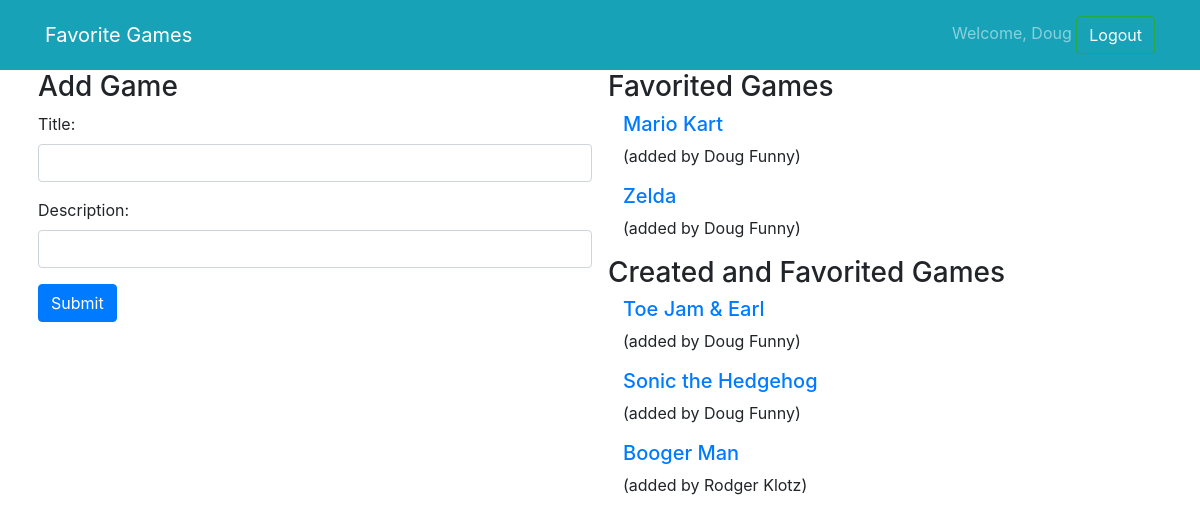
/games (signed in), run on an earlier commit of the app's database.
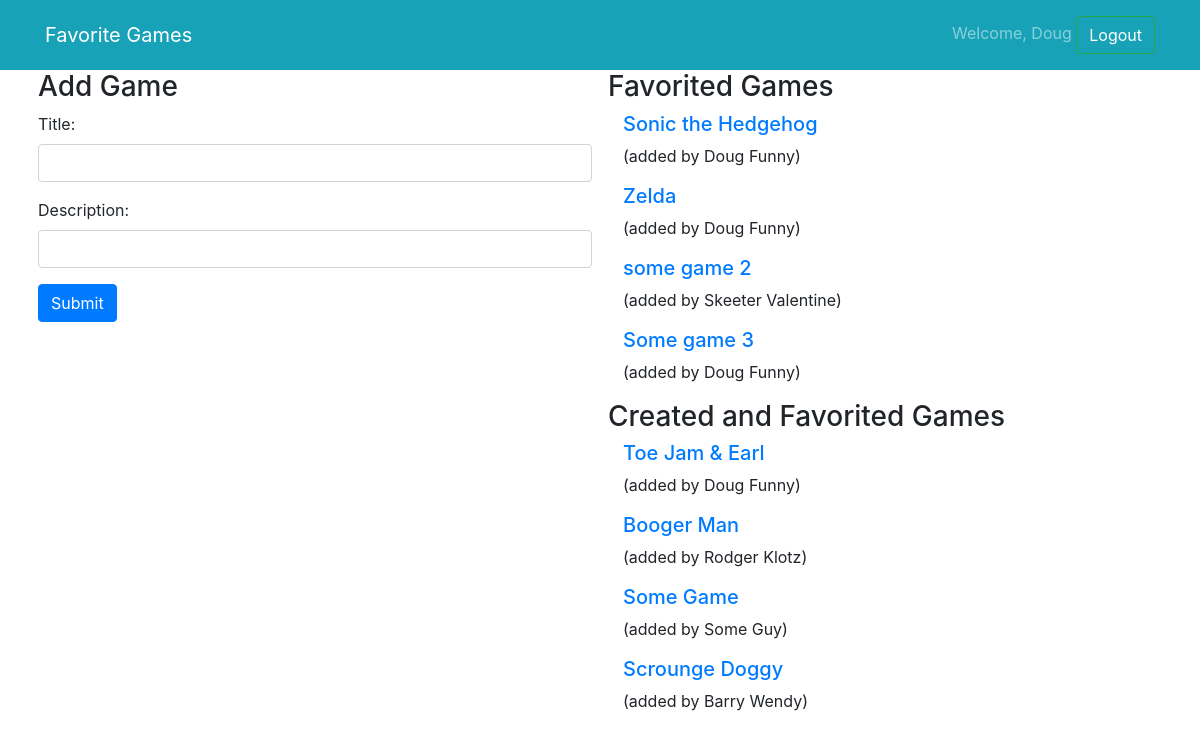
And on a later commit of the database.
### gamerz_chat_app/models.py (models this page shows)
class User(models.Model):
    first_name = models.CharField(max_length=255)
    last_name = models.CharField(max_length=255)
    email = models.EmailField(max_length=255)
    password = models.CharField(max_length=255)
    created_at = models.DateField(auto_now_add=True)
    updated_at = models.DateField(auto_now=True)
    objects = UserManager()

class Game(models.Model):
    title = models.CharField(max_length=255)
    description = models.CharField(max_length=255)
    creator = models.ForeignKey(User, related_name="has_created_games", on_delete=models.CASCADE)
    favorited_by = models.ManyToManyField(User, related_name="favorited_games")
    created_at = models.DateField(auto_now_add=True)
    updated_at = models.DateField(auto_now=True)
    objects = GameManager()

### gamerz_chat_app/views.py (the view)
# urls.py: path("games", views.game_all),
def game_all(request):
    if "user_id" not in request.session:
        return redirect('/')
    else:
        context = {
            'all_games': Game.objects.all(),
            'this_user': User.objects.get(id=request.session['user_id'])
        }
        return render(request, 'games/game_all.html', context)

### gamerz_chat_app/templates/games/game_all.html (shortened to what this page needs)
<!DOCTYPE html>
<html lang="en">
<head>
    <link rel="stylesheet" href="https://stackpath.bootstrapcdn.com/bootstrap/4.3.1/css/bootstrap.min.css"
>
</head>
<body>
    <nav class="navbar navbar-expand-lg navbar-dark bg-info">
        <div class="container">
            <a class="navbar-brand" href="#">Favorite Games</a>
            <div class="collapse navbar-collapse" id="navbarText">
                <span class="navbar-text">
                    Welcome, {{request.session.greeting}} </a> <a href="/logout" role="button"
                        class="btn btn-outline-success">Logout</a>
                </span>
            </div>
        </div>
    </nav>
    <div class="container">
        <div class="row">
            <div class="col-6 px-2">
                <h3>Add Game</h3>
                <form action="/games/create" method="post">
                    <div class="form-group">
                        <label for="title">Title:</label>
                        <input type="text" class="form-control" name="title">
                    </div>
                    <div class="form-group">
                        <label for="description">Description:</label>
                        <input type="text" class="form-control" name="description">
                    </div>
                    <button type="submit" class="btn btn-primary">Submit</button>
                </form>
            </div>
            <div class="col-6 px-2">
                <h3>Favorited Games</h3>
                {% for game in all_games %}
                {% if this_user in game.favorited_by.all %}
                <div class="container">
                    <h5><a href="/games/{{game.id}}">{{game.title}}</a></h5>
                    <p>(added by {{game.creator.first_name}} {{game.creator.last_name}})</p>
                </div>
                {% endif %}
                {% endfor %}
                <h3>Created and Favorited Games</h3>
                {% for game in all_games %}
                {% if this_user not in game.favorited_by.all %}
                <div class="container">
                    <h5><a href="/games/{{game.id}}">{{game.title}}</a></h5>
                    <p>(added by {{game.creator.first_name}} {{game.creator.last_name}})</p>
                </div>
                {% endif %}
                {% endfor %}
            </div>
        </div>
    </div>
</body>
</html>

What changed in the data, as far as the page shows it:
removed Game: title "Mario Kart", creator.first_name "Doug", creator.last_name "Funny", shown under "Favorited Games"
changed Game "Sonic the Hedgehog": moves from the list under "Created and Favorited Games" to the list under "Favorited Games"
added Game: title "some game 2", creator.first_name "Skeeter", creator.last_name "Valentine", shown under "Favorited Games"
added Game: title "Some game 3", creator.first_name "Doug", creator.last_name "Funny", shown under "Favorited Games"
added Game: title "Some Game", creator.first_name "Some", creator.last_name "Guy", shown under "Created and Favorited Games"
added Game: title "Scrounge Doggy", creator.first_name "Barry", creator.last_name "Wendy", shown under "Created and Favorited Games"
